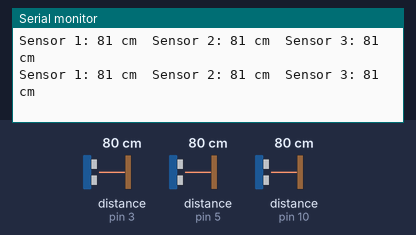
This sketch was run on a simulated Arduino Uno, built with avr-gcc and run on an emulated ATmega328P. On the bench: the last lines printed to the serial monitor. The test bench sets the inputs (shaded band); at power-on: distance to the obstacle (sensors on pin 3, pin 5, pin 10) 80 cm. The echo pulse lasts 58.3 µs per cm.

Above: at 1.3 s.
1.4 s: distance to the obstacle (sensor on pin 3) set to 2 cm
At 2.0 s:
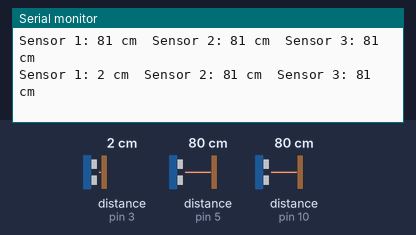
2.9 s: distance to the obstacle (sensor on pin 5) set to 2 cm
At 3.5 s:
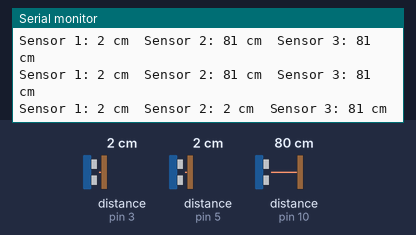
4.4 s: distance to the obstacle (sensor on pin 10) set to 2 cm
At 5.0 s:
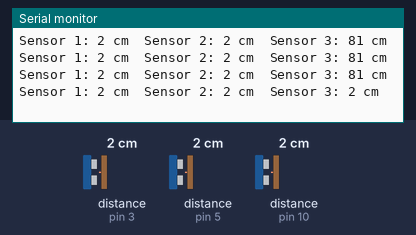
5.9 s: distance to the obstacle (sensor on pin 3) set to 4 cm
At 6.5 s:
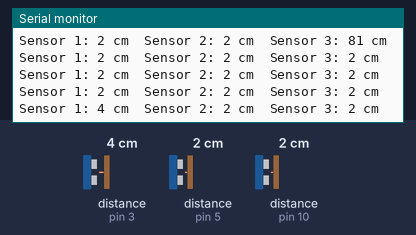
7.4 s: distance to the obstacle (sensor on pin 5) set to 4 cm
At 8.0 s:
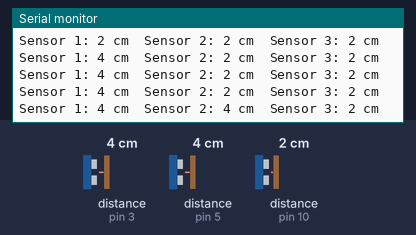
8.9 s: distance to the obstacle (sensor on pin 10) set to 4 cm
At 9.6 s:
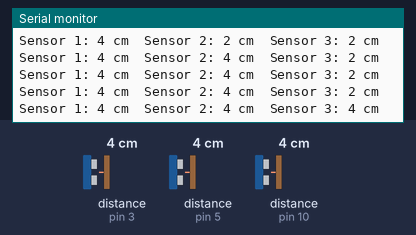
Timing chart, 0 to 11.4 s (numbered marks = the images above; inputs shaded):
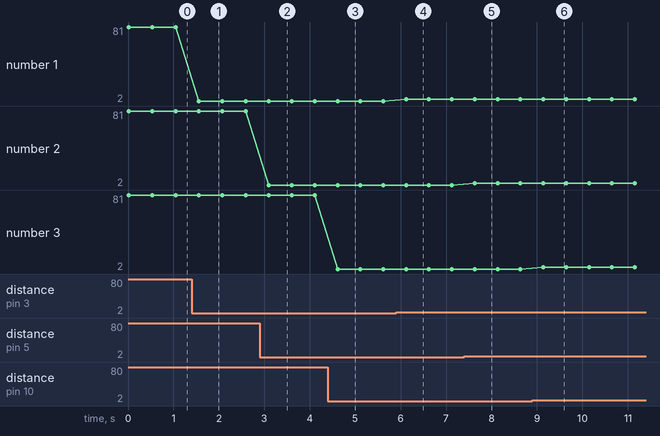

The sketch:

sonic-test.ino
```cpp
#include <NewPing.h>

// Define the pins for the ultrasonic sensors
#define LEFT_TRIG_PIN 2
#define LEFT_ECHO_PIN 3
#define FRONT_TRIG_PIN 4
#define FRONT_ECHO_PIN 5
#define RIGHT_TRIG_PIN 11
#define RIGHT_ECHO_PIN 10

// Define the maximum distance for the sensors
// #define MAX_DISTANCE 200

// Create NewPing objects for each ultrasonic sensor
NewPing leftSensor(LEFT_TRIG_PIN, LEFT_ECHO_PIN);
NewPing frontSensor(FRONT_TRIG_PIN, FRONT_ECHO_PIN);
NewPing rightSensor(RIGHT_TRIG_PIN, RIGHT_ECHO_PIN);

void setup() {
  Serial.begin(115200);
}

void loop() {
  // Read distances from ultrasonic sensors
  int distance1 = leftSensor.ping_cm();
  int distance2 = frontSensor.ping_cm();
  int distance3 = rightSensor.ping_cm();

  // Print the distances to the Serial Monitor
  Serial.print("Sensor 1: ");
  Serial.print(distance1);
  Serial.print(" cm\t");

  Serial.print("Sensor 2: ");
  Serial.print(distance2);
  Serial.print(" cm\t");

  Serial.print("Sensor 3: ");
  Serial.print(distance3);
  Serial.println(" cm");

  // Add a delay between readings
  delay(500);
}
// */
```

Measured:
- after the input at 1.4 s, the serial monitor: prints a new line after 0.16 s (image 1)
- after the input at 2.9 s, the serial monitor: prints a new line after 0.19 s (image 2)
- after the input at 4.4 s, the serial monitor: prints a new line after 0.21 s (image 3)
- after the input at 5.9 s, the serial monitor: prints a new line after 0.22 s (image 4)
- after the input at 7.4 s, the serial monitor: prints a new line after 0.23 s (image 5)
- after the input at 8.9 s, the serial monitor: prints a new line after 0.24 s (image 6)
- plotted number 1: 2 → 4 after the input at 5.9 s
